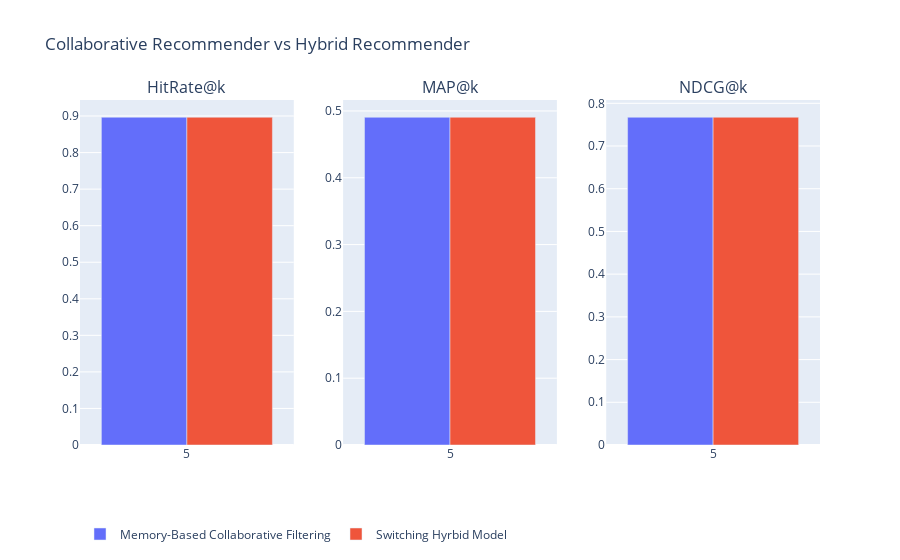

The notebook cell saved with this chart:
### Code cell
create_bar_chart_plotly(
    combined_df[combined_df['k']=='5'], 
    'k', 
    ['hit_rate', 'mean_avg_prec', 'ndcg'], 
    'name', 
    title="Collaborative Recommender vs Hybrid Recommender", 
    labels={"k": "k", "hit_rate": "Hit Rate", "name": "Method"},
    subplot_titles=['HitRate@k', 'MAP@k', 'NDCG@k'],
)

### Figure 1 — Plotly figure (JSON) as saved in the notebook; plotly's stock layout.template omitted (floating-point values rounded to 4 significant figures)
{"data": [{"alignmentgroup": "True", "hovertemplate": "Method=Memory-Based Collaborative Filtering<br>k=%{x}<br>Hit Rate=%{y}<extra></extra>", "legendgroup": "Memory-Based Collaborative Filtering", "marker": {"color": "#636efa", "pattern": {"shape": ""}}, "name": "Memory-Based Collaborative Filtering", "offsetgroup": "Memory-Based Collaborative Filtering", "orientation": "v", "showlegend": true, "textposition": "auto", "type": "bar", "x": ["5"], "xaxis": "x", "y": [0.8967], "yaxis": "y"}, {"alignmentgroup": "True", "hovertemplate": "Method=Switching Hyrbid Model<br>k=%{x}<br>Hit Rate=%{y}<extra></extra>", "legendgroup": "Switching Hyrbid Model", "marker": {"color": "#EF553B", "pattern": {"shape": ""}}, "name": "Switching Hyrbid Model", "offsetgroup": "Switching Hyrbid Model", "orientation": "v", "showlegend": true, "textposition": "auto", "type": "bar", "x": ["5"], "xaxis": "x", "y": [0.8967], "yaxis": "y"}, {"alignmentgroup": "True", "hovertemplate": "Method=Memory-Based Collaborative Filtering<br>k=%{x}<br>mean_avg_prec=%{y}<extra></extra>", "legendgroup": "Memory-Based Collaborative Filtering", "marker": {"color": "#636efa", "pattern": {"shape": ""}}, "name": "Memory-Based Collaborative Filtering", "offsetgroup": "Memory-Based Collaborative Filtering", "orientation": "v", "showlegend": false, "textposition": "auto", "type": "bar", "x": ["5"], "xaxis": "x2", "y": [0.4905], "yaxis": "y2"}, {"alignmentgroup": "True", "hovertemplate": "Method=Switching Hyrbid Model<br>k=%{x}<br>mean_avg_prec=%{y}<extra></extra>", "legendgroup": "Switching Hyrbid Model", "marker": {"color": "#EF553B", "pattern": {"shape": ""}}, "name": "Switching Hyrbid Model", "offsetgroup": "Switching Hyrbid Model", "orientation": "v", "showlegend": false, "textposition": "auto", "type": "bar", "x": ["5"], "xaxis": "x2", "y": [0.4906], "yaxis": "y2"}, {"alignmentgroup": "True", "hovertemplate": "Method=Memory-Based Collaborative Filtering<br>k=%{x}<br>ndcg=%{y}<extra></extra>", "legendgroup": "Memory-Based Collaborative Filtering", "marker": {"color": "#636efa", "pattern": {"shape": ""}}, "name": "Memory-Based Collaborative Filtering", "offsetgroup": "Memory-Based Collaborative Filtering", "orientation": "v", "showlegend": false, "textposition": "auto", "type": "bar", "x": ["5"], "xaxis": "x3", "y": [0.7673], "yaxis": "y3"}, {"alignmentgroup": "True", "hovertemplate": "Method=Switching Hyrbid Model<br>k=%{x}<br>ndcg=%{y}<extra></extra>", "legendgroup": "Switching Hyrbid Model", "marker": {"color": "#EF553B", "pattern": {"shape": ""}}, "name": "Switching Hyrbid Model", "offsetgroup": "Switching Hyrbid Model", "orientation": "v", "showlegend": false, "textposition": "auto", "type": "bar", "x": ["5"], "xaxis": "x3", "y": [0.7674], "yaxis": "y3"}], "layout": {"annotations": [{"font": {"size": 16}, "showarrow": false, "text": "HitRate@k", "x": 0.1444, "xanchor": "center", "xref": "paper", "y": 1, "yanchor": "bottom", "yref": "paper"}, {"font": {"size": 16}, "showarrow": false, "text": "MAP@k", "x": 0.5, "xanchor": "center", "xref": "paper", "y": 1, "yanchor": "bottom", "yref": "paper"}, {"font": {"size": 16}, "showarrow": false, "text": "NDCG@k", "x": 0.8556, "xanchor": "center", "xref": "paper", "y": 1, "yanchor": "bottom", "yref": "paper"}], "legend": {"orientation": "h", "xanchor": "left", "y": -0.3, "yanchor": "bottom"}, "title": {"text": "Collaborative Recommender vs Hybrid Recommender"}, "xaxis": {"anchor": "y", "domain": [0, 0.2889], "tickvals": ["5"]}, "xaxis2": {"anchor": "y2", "domain": [0.3556, 0.6444], "tickvals": ["5"]}, "xaxis3": {"anchor": "y3", "domain": [0.7111, 1], "tickvals": ["5"]}, "yaxis": {"anchor": "x", "domain": [0, 1]}, "yaxis2": {"anchor": "x2", "domain": [0, 1]}, "yaxis3": {"anchor": "x3", "domain": [0, 1]}}}
